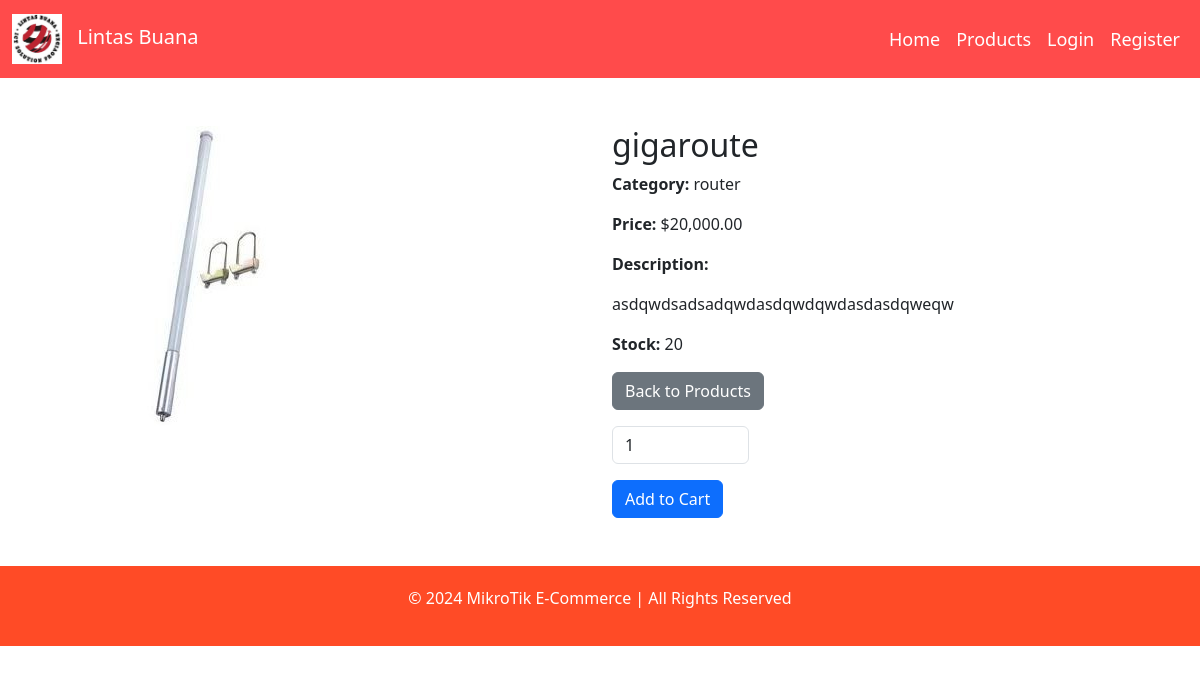
Page /productDetails.php?id=1 on the earlier database version.
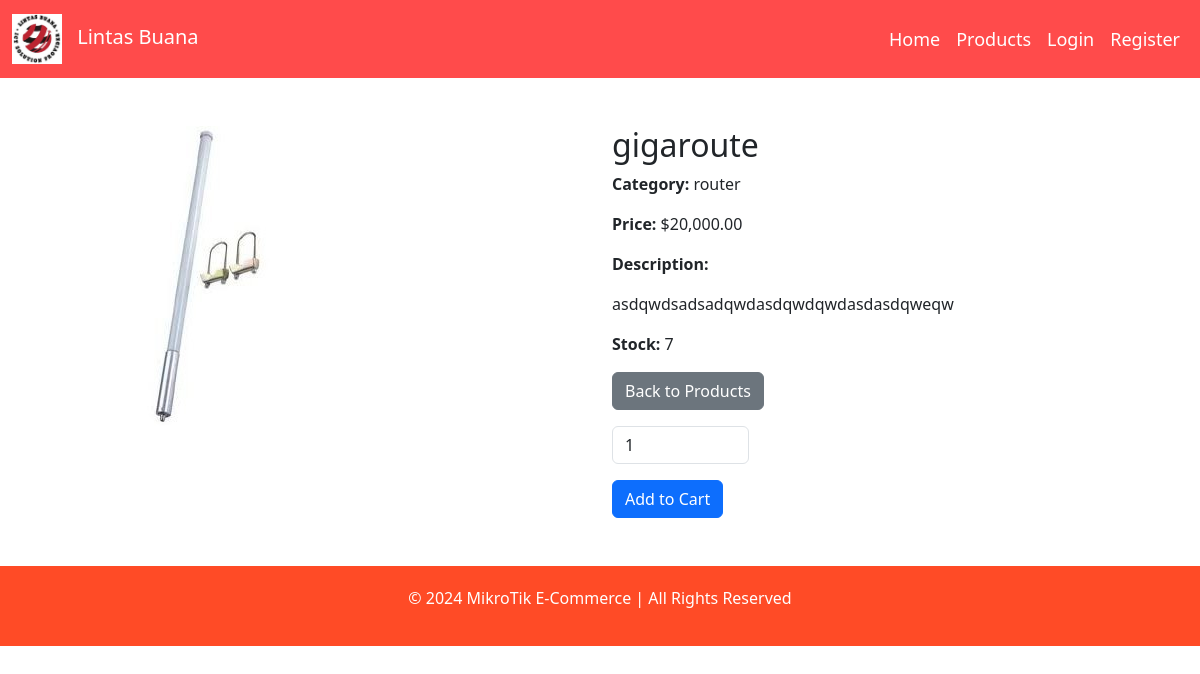
Same page on the later database version.
### tables this page shows
CREATE TABLE `product` (
  `product_id` int(11) NOT NULL,
  `product_name` varchar(100) NOT NULL,
  `product_price` decimal(10,2) NOT NULL,
  `product_description` text DEFAULT NULL,
  `category_id` int(11) DEFAULT NULL,
  `product_image` varchar(255) NOT NULL,
  `product_stock` int(11) DEFAULT NULL
);

CREATE TABLE `category` (
  `category_id` int(11) NOT NULL,
  `category_name` varchar(100) NOT NULL
);

### productDetails.php (the view, shortened to what this page needs)
<?php
$productID = isset($_GET['id']) ? $_GET['id'] : null;
if ($productID) {
    include 'config.php';
    $query = "SELECT product_name, product_price, product_image, product_description, category_name, product_stock
              FROM product
              JOIN category ON product.category_id = category.category_id
              WHERE product.product_id = $productID";
    $result = mysqli_query($conn, $query);
    if (mysqli_num_rows($result) > 0) {
        $product = mysqli_fetch_assoc($result);
        $productName = $product['product_name'];
        $productPrice = $product['product_price'];
        $productImage = $product['product_image'];
        $productDescription = $product['product_description'];
        $categoryName = $product['category_name'];
        $ProductStock = $product['product_stock'];
    } else {
        echo '<p class="text-center">Product not found.</p>';
        exit;
    }
} else {
    echo '<p class="text-center">Invalid product.</p>';
    exit;
}
?>
<!DOCTYPE html>
<html lang="en">
<head>
    <link href="style.css" rel="stylesheet">
    <link href="https://cdn.jsdelivr.net/npm/bootstrap@5.3.0-alpha1/dist/css/bootstrap.min.css" rel="stylesheet">
</head>
<body>
    <header>
        <nav class="navbar navbar-expand-lg navbar-dark">
            <div class="container-fluid">
                <a class="navbar-brand" href="index.php">
                    <img src="images/logo.jpg" alt="Logo"> Lintas Buana
                </a>
                <div class="collapse navbar-collapse" id="navbarNav">
                    <ul class="navbar-nav ms-auto">
                        <li class="nav-item">
                            <a class="nav-link" href="index.php">Home</a>
                        </li>
                        <li class="nav-item">
                            <a class="nav-link" href="products.php">Products</a>
                        </li>
                        <?php if(isset($_SESSION['username'])): ?>
                            <li class="nav-item">
                                <a class="nav-link" href="cart.php">Cart</a>
                            </li>
                            <li class="nav-item">
                                <a class="nav-link" href="logout.php">Logout</a>
                            </li>
                        <?php else: ?>
                            <li class="nav-item">
                                <a class="nav-link" href="loginform.php">Login</a>
                            </li>
                            <li class="nav-item">
                                <a class="nav-link" href="registerform.php">Register</a>
                            </li>
                        <?php endif; ?>
                    </ul>
                </div>
            </div>
        </nav>
    </header>
    <section class="container my-5">
        <div class="row">
            <div class="col-md-6">
                <img src="<?php echo $productImage; ?>" alt="<?php echo $productName; ?>" class="img-fluid">
            </div>
            <div class="col-md-6">
                <h2><?php echo $productName; ?></h2>
                <p><strong>Category:</strong> <?php echo $categoryName; ?></p>
                <p><strong>Price:</strong> $<?php echo number_format($productPrice, 2); ?></p>
                <p><strong>Description:</strong></p>
                <p><?php echo nl2br($productDescription); ?></p>
                <p><strong>Stock:</strong> <?php echo number_format($ProductStock); ?> </p>
                <a href="products.php" class="btn btn-secondary">Back to Products</a>
                <form action="add_to_cart.php" method="POST">
    <input type="number" name="quantity" value="1" min="1" class="form-control w-25 my-3">
    <button type="submit" class="btn btn-primary">Add to Cart</button>
</form>
            </div>
        </div>
    </section>
    <footer class="footer">
        <p>&copy; 2024 MikroTik E-Commerce | All Rights Reserved</p>
    </footer>
</body>
</html>

Differences in the rows shown:
changed product "gigaroute": product_stock "20" → "7"
